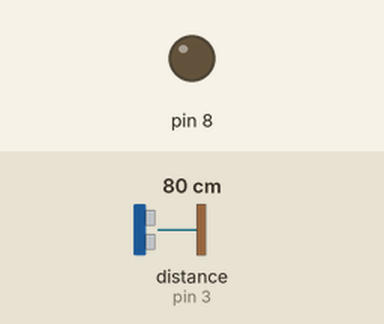
The sketch below on a simulated Arduino Uno, built with avr-gcc and run on an emulated ATmega328P. Parts: output pins drawn as LEDs (lit = HIGH). Wiring (inferred from the names in the program): ultrasonic range finder: trigger pin 2; echo pin 3. Dashed ring = blinking. Inputs (shaded band) come from the test bench; at power-on: distance to the obstacle (sensor on pin 3) 80 cm. The echo pulse lasts 58.3 µs per cm; pins used as bus, display or sensor lines are not drawn; what the sketch prints to the serial monitor is not drawn.

Above: at 1.2 s.
1.3 s: distance to the obstacle (sensor on pin 3) set to 7 cm
3.4 s: distance to the obstacle (sensor on pin 3) set to 4 cm
At 3.7 s:
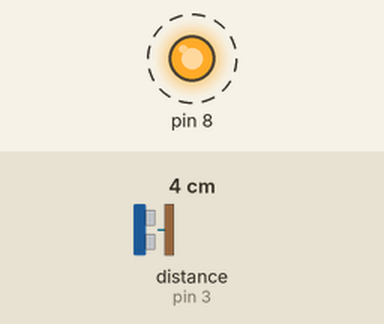
Timing chart, 0 to 12.4 s (numbered marks = the images above; inputs shaded):
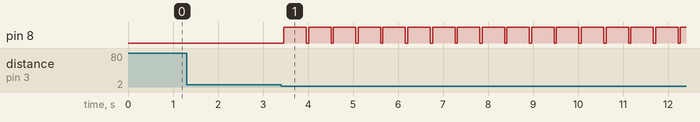

The sketch:

sketch_jul02a.ino
```cpp
int outputPin=2;
int inputPin=3;

void setup() {
  Serial.begin(9600);
  pinMode(inputPin,INPUT);
  pinMode(outputPin,OUTPUT);
  pinMode(8,OUTPUT);
}

void loop() {
  digitalWrite(outputPin,LOW);
  delayMicroseconds(2);
  digitalWrite(outputPin,HIGH);
  delayMicroseconds(10);
  digitalWrite(outputPin,LOW);
  int distance=pulseIn(inputPin,HIGH);
  distance=distance/58;
  Serial.write(distance);
  delay(50);
  if(distance<5){
    digitalWrite(8,HIGH);
    delay(500);
    digitalWrite(8,LOW);
  }
  }
```

Measured:
- the behaviour switches between 6 and 5 cm on distance to the obstacle (sensor on pin 3) (found by bisection; images 0 and 1)
- after the input at 1.3 s, every drawn part: stays the same
- after the input at 3.4 s, pin 8: alternates HIGH for 0.50 s and LOW for 0.05 s, starting after 0.06 s
